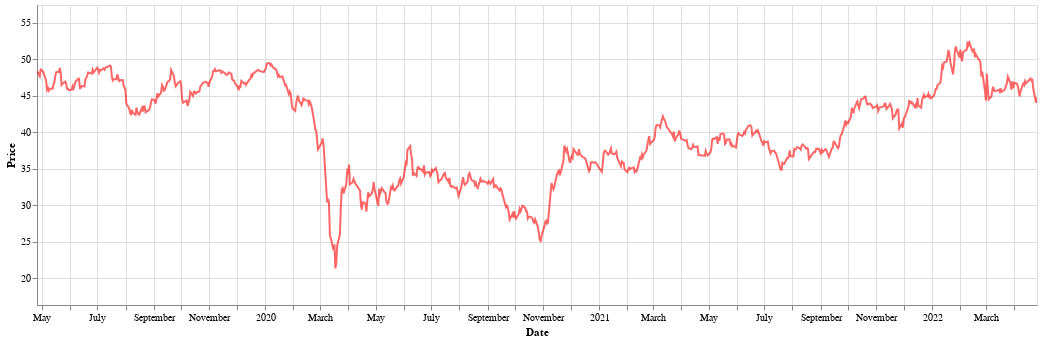

The code cell stored with this chart in its notebook:
### Markdown cell above
Cours Courbe

### Code cell
plot_cours(name)

### Figure 1 — Vega-Lite specification as saved in the notebook (floating-point values rounded to 4 significant figures; data arrays with more than 128 entries replaced by an {"elided": "..."} marker saying what was removed)
{"config": {"view": {"continuousWidth": 400, "continuousHeight": 300}}, "data": {"name": "data-614709fa4f755f1251d07e042888560a"}, "mark": {"type": "line", "color": "red", "opacity": 0.6}, "encoding": {"tooltip": [{"field": "Date", "type": "temporal"}, {"field": "Dernier", "title": "Price", "type": "quantitative"}], "x": {"field": "Date", "scale": {"clamp": true, "domain": ["2019-04-26", "2022-04-26"]}, "type": "temporal"}, "y": {"field": "Dernier", "scale": {"clamp": true, "domain": [16.37, 57.4]}, "title": "Price", "type": "quantitative"}}, "height": 300, "selection": {"selector001": {"type": "interval", "encodings": ["x"]}, "selector002": {"type": "interval", "bind": "scales", "encodings": ["x", "y"]}}, "width": 1000, "$schema": "https://vega.github.io/schema/vega-lite/v4.17.0.json", "datasets": {"data-614709fa4f755f1251d07e042888560a": {"elided": "770 records"}}}
